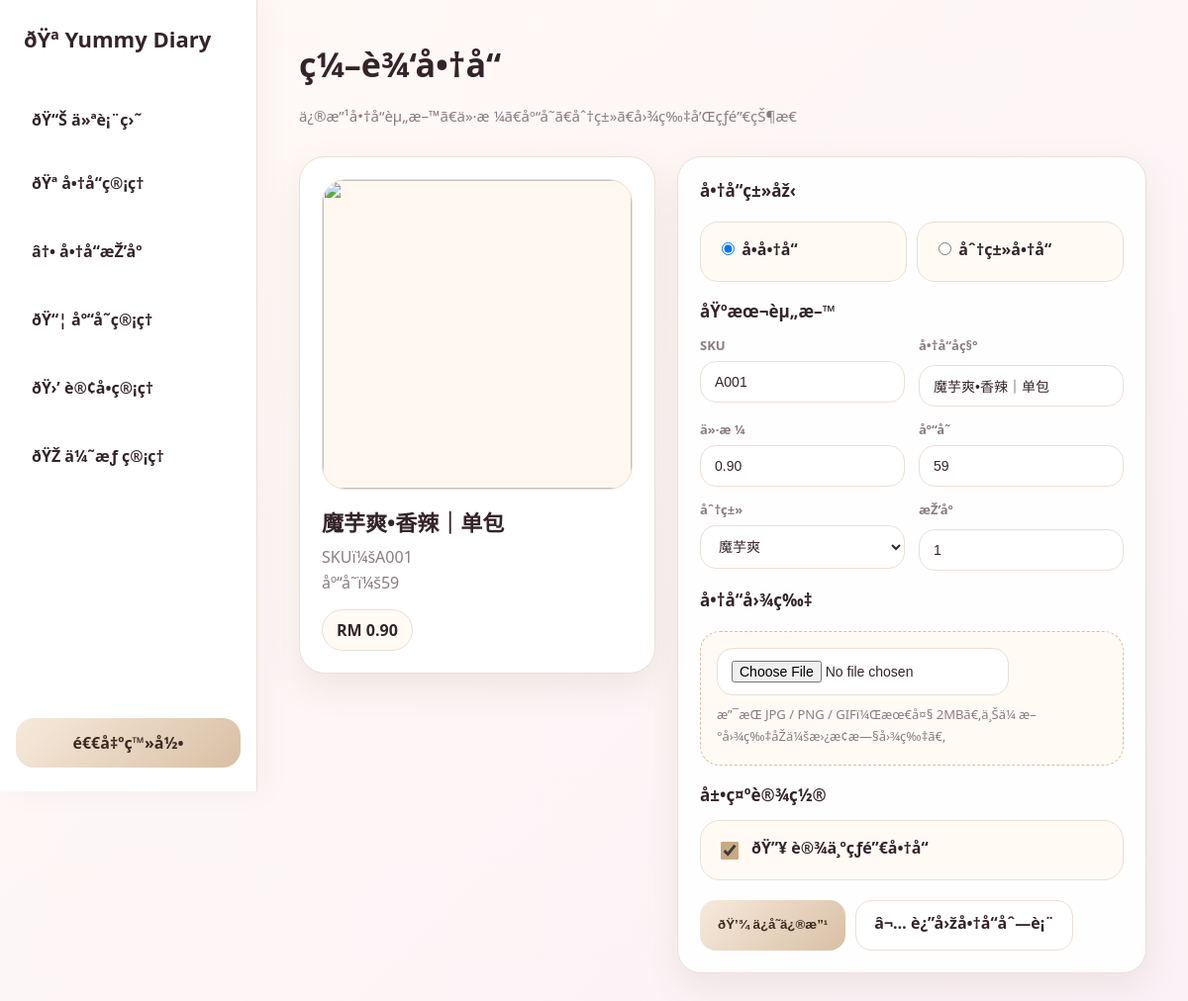
The page /backend/edit_product.php?id=6 (signed in) on the database its author committed.
### tables this page shows
CREATE TABLE `products` (
  `id` int(11) NOT NULL,
  `sku` varchar(50) DEFAULT NULL,
  `name` varchar(100) NOT NULL,
  `description` text DEFAULT NULL,
  `price` decimal(10,2) NOT NULL,
  `stock` int(11) DEFAULT 0,
  `image` varchar(255) DEFAULT NULL,
  `created_at` timestamp NULL DEFAULT current_timestamp(),
  `category` varchar(50) DEFAULT 'other',
  `image_url` varchar(255) DEFAULT NULL,
  `old_category` varchar(50) DEFAULT NULL,
  `pinyin` varchar(255) DEFAULT NULL,
  `sort_order` int(11) NOT NULL DEFAULT 0,
  `warning_level` int(11) DEFAULT 5,
  `is_hot` tinyint(1) DEFAULT 0,
  `hot_order` int(11) DEFAULT 0
);

### backend/edit_product.php (the view, shortened to what this page needs)
<?php
require __DIR__ . '/../config.php';
$stmt = $pdo->query("SELECT
    g.group_key,
    g.label AS group_label,
    c.category_key,
    c.name AS category_name
  FROM category_groups g
  JOIN product_categories c ON c.group_id = g.id
  WHERE g.status = 1 AND c.status = 1
  ORDER BY g.sort_order ASC, c.sort_order ASC");
$categoryGroups = [];
while ($row = $stmt->fetch(PDO::FETCH_ASSOC)) {
    $groupKey = $row['group_key'];
    if (!isset($categoryGroups[$groupKey])) {
        $categoryGroups[$groupKey] = [
            'label' => $row['group_label'],
            'children' => []
        ];
    }
    $categoryGroups[$groupKey]['children'][$row['category_key']] = $row['category_name'];
}
$id = intval($_GET['id'] ?? 0);
$stmt = $pdo->prepare("SELECT * FROM products WHERE id=?");
$stmt->execute([$id]);
$p = $stmt->fetch(PDO::FETCH_ASSOC);
?>
<!DOCTYPE html>
<html lang="zh-CN">
<head>
<link rel="stylesheet" href="/yummy-diary/backend/css/admin_layout.css">
</head>
<body>
<?php include __DIR__ . '/includes/sidebar.php'; ?>
<main>
  <section class="page-header">
    <div class="page-title">
      <h2>ç¼–è¾‘å•†å“</h2>
      <p>ä¿®æ”¹å•†å“èµ„æ–™ã€ä»·æ ¼ã€åº“å­˜ã€åˆ†ç±»ã€å›¾ç‰‡å’Œçƒ­é”€çŠ¶æ€</p>
    </div>
  </section>
  <div class="edit-layout">
    <aside class="preview-card">
      <div class="preview-image">
        <?php if(!empty($p['image_url'])): ?>
          <img src="/yummy-diary/<?= htmlspecialchars($p['image_url']) ?>"
               onerror="this.onerror=null;this.src='/yummy-diary/images/soldout.png';">
        <?php else: ?>
          <span class="no-image">No Image</span>
        <?php endif; ?>
      </div>
      <h3><?= htmlspecialchars($p['name']) ?></h3>
      <p>SKUï¼š<?= htmlspecialchars($p['sku']) ?></p>
      <p>åº“å­˜ï¼š<?= (int)$p['stock'] ?></p>
      <div class="preview-price">
        RM <?= number_format((float)$p['price'], 2) ?>
      </div>
    </aside>
    <form class="admin-card" method="post" enctype="multipart/form-data">
      <div class="form-section">
        <h3 class="section-title">å•†å“ç±»åž‹</h3>
        <div class="type-choice">
          <label><input type="radio" name="product_type" value="single" <?= ($p['product_type'] ?? 'single') === 'single' ? 'checked' : '' ?>> å•å•†å“</label>
          <label><input type="radio" name="product_type" value="grouped" <?= ($p['product_type'] ?? 'single') === 'grouped' ? 'checked' : '' ?>> åˆ†ç±»å•†å“</label>
        </div>
      </div>
      <div class="form-section">
        <h3 class="section-title">åŸºæœ¬èµ„æ–™</h3>
        <div class="edit-form-grid">
          <div class="form-field single-only">
            <label>SKU</label>
            <input type="text"
                   name="sku"
                   value="<?= htmlspecialchars($p['sku']) ?>"
                   required>
          </div>
          <div class="form-field">
            <label>å•†å“åç§°</label>
            <input type="text"
                   name="name"
                   value="<?= htmlspecialchars($p['name']) ?>"
                   required>
          </div>
          <div class="form-field single-only">
            <label>ä»·æ ¼</label>
            <input type="number"
                   step="0.01"
                   name="price"
                   value="<?= htmlspecialchars($p['price']) ?>"
                   required>
          </div>
          <div class="form-field single-only">
            <label>åº“å­˜</label>
            <input type="number"
                   name="stock"
                   value="<?= (int)$p['stock'] ?>"
                   required>
          </div>
          <div class="form-field">
            <label>åˆ†ç±»</label>
            <select name="category">
              <?php foreach($categoryGroups as $group): ?>
                <optgroup label="<?= htmlspecialchars($group['label']) ?>">
                  <?php foreach($group['children'] as $key => $label): ?>
                    <option value="<?= htmlspecialchars($key) ?>" <?= $p['category'] === $key ? 'selected' : '' ?>>
                      <?= htmlspecialchars($label) ?>
                    </option>
                  <?php endforeach; ?>
                </optgroup>
              <?php endforeach; ?>
            </select>
          </div>
          <div class="form-field">
            <label>æŽ’åº</label>
            <input type="number"
                   name="sort_order"
                   value="<?= (int)$p['sort_order'] ?>">
          </div>
        </div>
      </div>
      <div class="form-section">
        <h3 class="section-title">å•†å“å›¾ç‰‡</h3>
        <div class="file-upload">
          <input type="file" name="image" accept="image/jpeg,image/png,image/gif">
          <p style="margin:10px 0 0;color:var(--muted);font-size:13px;">
            æ”¯æŒ JPG / PNG / GIFï¼Œæœ€å¤§ 2MBã€‚ä¸Šä¼ æ–°å›¾ç‰‡åŽä¼šæ›¿æ¢æ—§å›¾ç‰‡ã€‚
          </p>
        </div>
      </div>
      <div class="form-section">
        <h3 class="section-title">å±•ç¤ºè®¾ç½®</h3>
        <label class="hot-toggle">
          <input type="checkbox"
                 name="is_hot"
                 value="1"
                 <?= !empty($p['is_hot']) ? 'checked' : '' ?>>
          ðŸ”¥ è®¾ä¸ºçƒ­é”€å•†å“
        </label>
      </div>
      <div class="form-actions">
        <button type="submit" class="btn btn-edit">ðŸ’¾ ä¿å­˜ä¿®æ”¹</button>
        <a href="products.php?cat=<?= urlencode($p['category']) ?>" class="btn btn-move">
          â¬… è¿”å›žå•†å“åˆ—è¡¨
        </a>
      </div>
    </form>
  </div>
</main>
</body>
</html>

### backend/css/admin_layout.css (style rules this page uses)
:root { --bg:#fbf7f3; --card:#ffffff; --cream:#f6efe7; --cream-dark:#e8d8c8; --cream-deep:#c8aa8c; --cream-soft:#fffaf4; --cream-border:#eadccd; --text:#34242a; --muted:#8b7b82; --line:#eadfd6; --shadow:0 14px 35px rgba(120,90,60,.10); --radius:24px; }
* { box-sizing:border-box; }
body { margin:0; font-family:"Segoe UI",Arial,sans-serif; background:linear-gradient(135deg,#fffaf6 0%,#fbf1f6 100%); color:var(--text); }
main { margin-left:260px; padding:42px; min-height:100vh; }
.page-header { display:flex; justify-content:space-between; align-items:center; margin-bottom:26px; }
.page-title h2 { margin:0; font-size:34px; color:var(--text); }
.page-title p { margin:8px 0 0; color:var(--muted); font-size:15px; }
.admin-card { background:rgba(255,255,255,.9); border:1px solid var(--line); border-radius:var(--radius); padding:22px; box-shadow:var(--shadow); }
input, select, textarea { border:1px solid var(--line); background:#fff; border-radius:16px; padding:12px 14px; font-size:14px; outline:none; color:var(--text); }
.btn-move, .btn-reset { background:#fff; color:var(--text); border:1px solid var(--line); }

### rows shown on the page
products: name "魔芋爽•香辣｜单包", sku "A001", stock "59", price "0.90", product_type "☑ å•å•†å“", product_type "☐ åˆ†ç±»å•†å“", category "魔芋爽", sort_order "1", is_hot "☑"
